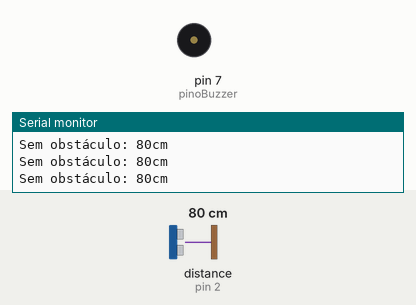
A sketch run on a simulated Arduino Uno, built with avr-gcc and run on an emulated ATmega328P. Shown: buzzer (waves = sounding), the last lines printed to the serial monitor. Wiring (inferred from the names in the program): ultrasonic range finder: trigger pin 3; echo pin 2. The inputs (shaded band) are chosen by the test bench; at power-on: distance to the obstacle (sensor on pin 2) 80 cm. The echo pulse lasts 58.3 µs per cm.

Above: at 1.2 s.
1.3 s: distance to the obstacle (sensor on pin 2) set to 2 cm
At 1.8 s:
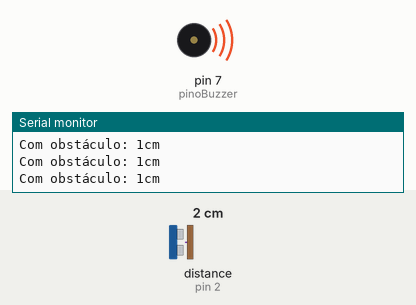
2.8 s: distance to the obstacle (sensor on pin 2) set to 250 cm
At 4.0 s:
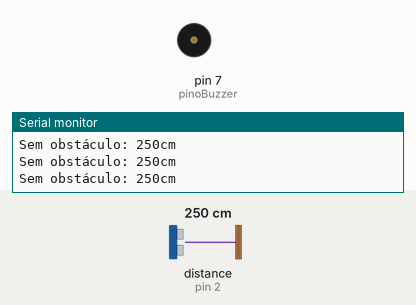
Timing chart, 0 to 5.8 s (numbered marks = the images above; inputs shaded):
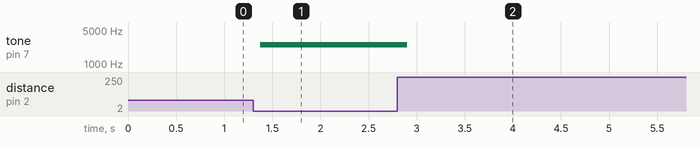

Measured:
- after the input at 1.3 s, tone on pin 7 (pinoBuzzer): silent → 2500 Hz after 0.07 s
- after the input at 2.8 s, tone on pin 7 (pinoBuzzer): 2500 Hz → silent after 0.10 s

The sketch:

base_com_alarme.ino
```cpp
// (licence header left out)
// Variáveis de conexão
const int trig = 3;
const int echo = 2;
const int pinoBuzzer = 7;
// Variáveis globais
const int distancia_obstaculo = 50;

void setup() {
  Serial.begin(9600);
  pinMode(trig, OUTPUT);
  pinMode(echo, INPUT);
  pinMode(pinoBuzzer, OUTPUT);
}

void loop() {
  int distancia = sensor_morcego(trig, echo);
  if (distancia <= distancia_obstaculo) {
    Serial.print("Com obstáculo: ");
    Serial.print(distancia);
    Serial.println("cm");
    tone(pinoBuzzer, 2500);
  }
  else {
    Serial.print("Sem obstáculo: ");
    Serial.print(distancia);
    Serial.println("cm");
    noTone(pinoBuzzer);
  }
  delay(100);
}

int sensor_morcego(int pinotrig, int pinoecho) {
  digitalWrite(pinotrig, LOW);
  delayMicroseconds(2);
  digitalWrite(pinotrig, HIGH);
  delayMicroseconds(10);
  digitalWrite(pinotrig, LOW);

  return pulseIn(pinoecho, HIGH)/58;
}
```
